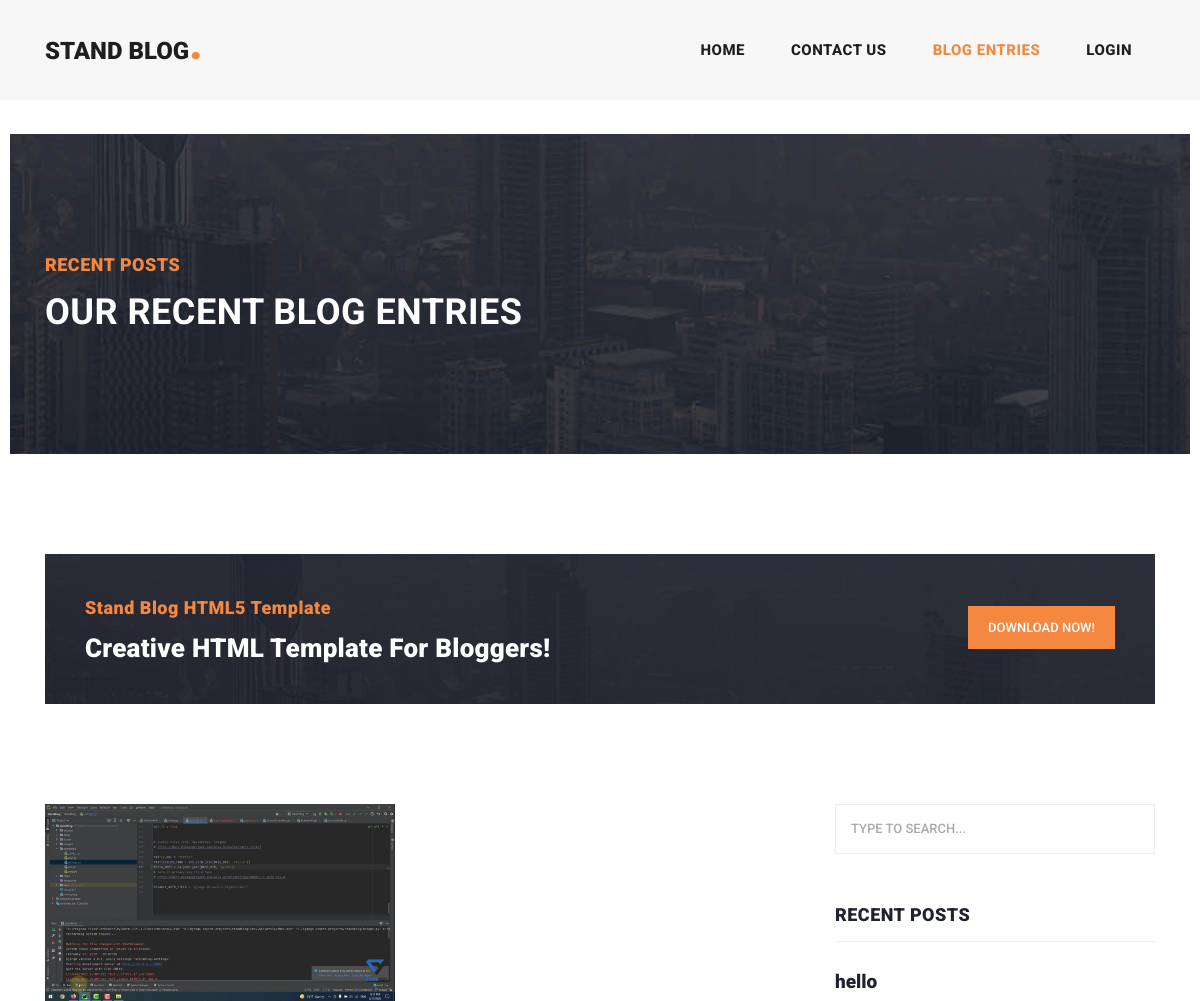
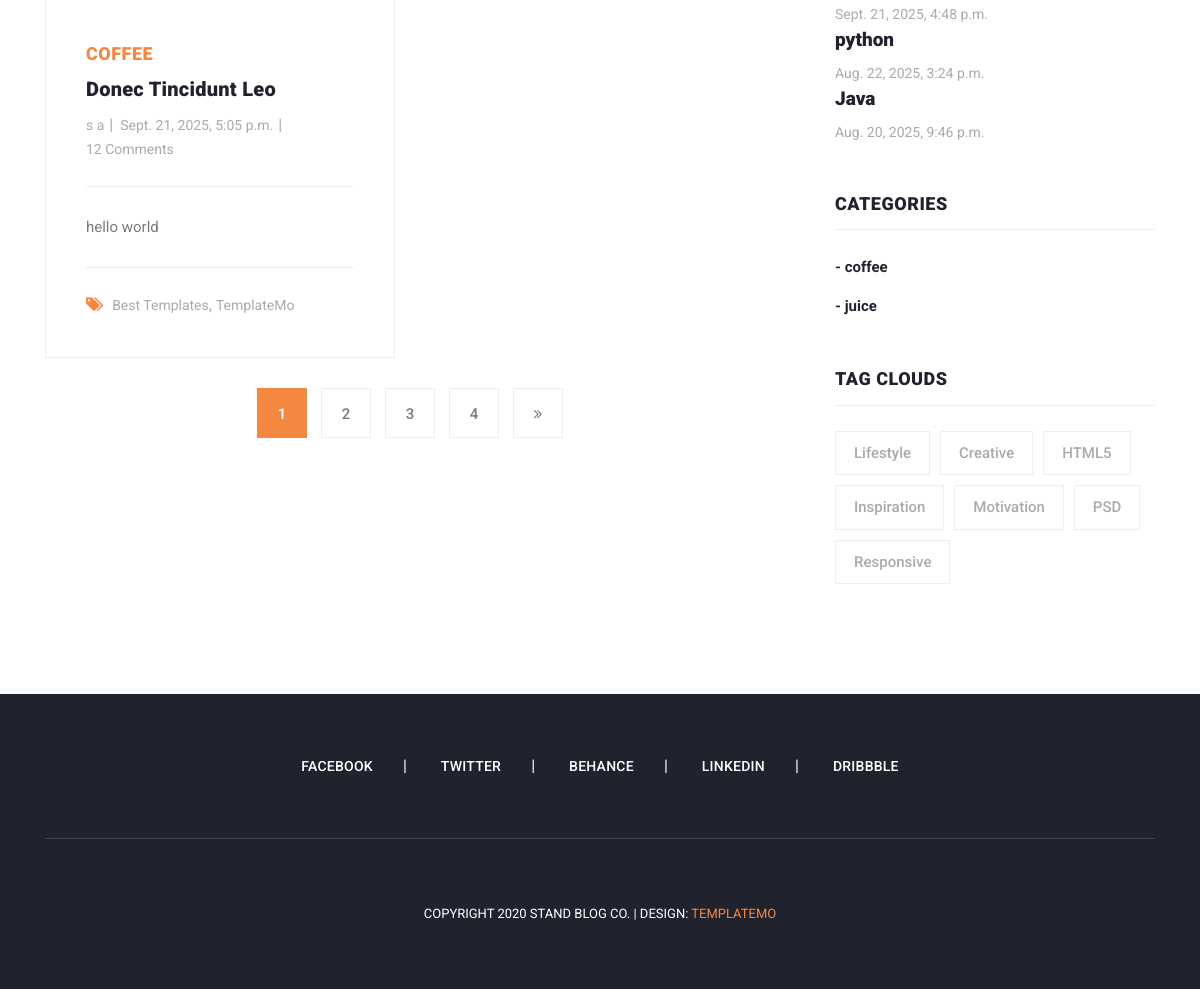
The app's page /blog/list/ with its own data (2 pictures, top to bottom).
### blog/models.py (models this page shows, shortened)
class Article(models.Model):
    Author = models.ForeignKey(User, on_delete=models.CASCADE)
    title = models.CharField(max_length=750, unique_for_date='up_date')
    category = models.ManyToManyField(Category, related_name='category') # ==> we can change 'category' to '+' for reverse access disabling
    body = models.TextField()
    image = models.ImageField(upload_to='Images/ArticlesImage')
    created = models.DateTimeField(auto_now_add=True)
    updated = models.DateTimeField(auto_now=True)
    up_date = models.DateField(timezone.now())
    status = models.BooleanField(default=False)
    objects = models.Manager()  # it must be here if you do custom manager
    custom_object = ArticleManager()
    slug = models.SlugField(null=True, unique=True, blank=True) # Slug Field for using in URLS
    class Meta:
        verbose_name = 'Post'
        verbose_name_plural = 'Posts'
        ordering = ('-created',)
    def get_absolute_url(self):
        return reverse("blog:post_detail", kwargs={"slug": self.slug})  # changed for slug

class Category(models.Model):
    title = models.CharField(max_length=100)
    description = models.CharField(max_length=250)
    created_at = models.DateTimeField(auto_now_add=True)
    def __str__(self):
        return self.title

### blog/views.py (the view)
# urls.py: path('list/', show_posts, name='show_posts') ,
def show_posts(request):
    article = Article.objects.all().order_by('-created')
    page_number = request.GET.get('page')
    paginator = Paginator(article, 1)
    object_list = paginator.get_page(page_number)
    return render(request, 'blog/articles_list.html', context={'articles': object_list})

### context_processor/context_processor.py (called while the page is built)
def recent_post(request):
    recent_posts = Article.objects.order_by('-created')[:3]
    return {'recent_article': recent_posts}

def show_categories(request):
    recent_category = Category.objects.all()[:3]
    return {'category': recent_category}

### blog/templates/blog/articles_list.html (shortened to what this page needs)
{% extends 'base.html' %}
{% load static %}
{% block content %}
    <div class="heading-page header-text">
      <section class="page-heading">
        <div class="container">
          <div class="row">
            <div class="col-lg-12">
              <div class="text-content">
                <h4>Recent Posts</h4>
                <h2>Our Recent Blog Entries</h2>
              </div>
            </div>
          </div>
        </div>
      </section>
    </div>
    <section class="call-to-action">
      <div class="container">
        <div class="row">
          <div class="col-lg-12">
            <div class="main-content">
              <div class="row">
                <div class="col-lg-8">
                  <span>Stand Blog HTML5 Template</span>
                  <h4>Creative HTML Template For Bloggers!</h4>
                </div>
                <div class="col-lg-4">
                  <div class="main-button">
                    <a href="https://templatemo.com/tm-551-stand-blog" target="_parent">Download Now!</a>
                  </div>
                </div>
              </div>
            </div>
          </div>
        </div>
      </div>
    </section>
    <section class="blog-posts grid-system">
      <div class="container">
        <div class="row">
          <div class="col-lg-8">
            <div class="all-blog-posts">
              <div class="row">
                {% for article in articles %}
                    <div class="col-lg-6">
                  <div class="blog-post">
                    <div class="blog-thumb">
                      <img src="{{ article.image.url }}" alt="">
                    </div>
                    <div class="down-content">
                      <span>{{ article.category.all.first }}</span>
                      <a href="{{ article.get_absolute_url }}"><h4>Donec tincidunt leo</h4></a>
                      <ul class="post-info">
                        <li><a href="#">{{ article.Author.get_full_name }}</a></li>
                        <li><a href="#">{{ article.updated }}</a></li>
                        <li><a href="#">12 Comments</a></li>
                      </ul>
                      <p>{{ article.body }}</p>
                      <div class="post-options">
                        <div class="row">
                          <div class="col-lg-12">
                            <ul class="post-tags">
                              <li><i class="fa fa-tags"></i></li>
                              <li><a href="#">Best Templates</a>,</li>
                              <li><a href="#">TemplateMo</a></li>
                            </ul>
                          </div>
                        </div>
                      </div>
                    </div>
                  </div>
                </div>
                {% endfor %}
                <div class="col-lg-12">
                  {% if articles.has_other_pages %}
                    <ul class="page-numbers">
                      {% for i in articles.paginator.page_range %}
                        {% if articles.number == i %}
                          <li class="active"><a href="?page={{ i }}{% if request.GET.q %}&q={{ request.GET.q }}{% endif %}">{{ i }}</a></li>
                        {% else %}
                          <li><a href="?page={{ i }}{% if request.GET.q %}&q={{ request.GET.q }}{% endif %}">{{ i }}</a></li>
                        {% endif %}
                      {% endfor %}
                      {% if articles.has_next %}
                        <li><a href="?page={{ articles.next_page_number }}{% if request.GET.q %}&q={{ request.GET.q }}{% endif %}"><i class="fa fa-angle-double-right"></i></a></li>
                      {% endif %}
                    </ul>
                  {% endif %}
                </div>
              </div>
            </div>
          </div>
          <div class="col-lg-4">
            {% include 'sidebar.html'   %}
          </div>
        </div>
      </div>
    </section>
{% endblock content %}

### templates/sidebar.html
<div class="sidebar">
                    <div class="row">
                        <div class="col-lg-12">
                            <div class="sidebar-item search">
                                <form id="search_form" name="gs" method="GET" action="{% url "blog:search_articles" %}">
                                    <input type="text" name="q" class="searchText" placeholder="type to search..."
                                           autocomplete="on">
                                </form>
                            </div>
                        </div>
                        <div class="col-lg-12">
                            <div class="sidebar-item recent-posts">
                                <div class="sidebar-heading">
                                    <h2>Recent Posts</h2>
                                </div>
                                {% for recent_post in recent_article %}
                                <div class="content">
                                    <ul>
                                        <li><a href="{{ recent_post.get_absolute_url }}">
                                            <h5>{{ recent_post.title }}</h5>
                                            <span>{{ recent_post.created }}</span>
                                        </a></li>
                                    </ul>
                                </div>
                                {% endfor %}
                            </div>
                        </div>
                        <div class="col-lg-12">
                            <div class="sidebar-item categories">
                                <div class="sidebar-heading">
                                    <h2>Categories</h2>
                                </div>
                                <div class="content">
                                    <ul>
                                        {% for cat in category %}
                                            <li><a href="{% url "blog:category" cat.id %}">- {{ cat.title }} </a></li>
                                        {% endfor %}
                                    </ul>
                                </div>
                            </div>
                        </div>
                        <div class="col-lg-12">
                            <div class="sidebar-item tags">
                                <div class="sidebar-heading">
                                    <h2>Tag Clouds</h2>
                                </div>
                                <div class="content">
                                    <ul>
                                        <li><a href="#">Lifestyle</a></li>
                                        <li><a href="#">Creative</a></li>
                                        <li><a href="#">HTML5</a></li>
                                        <li><a href="#">Inspiration</a></li>
                                        <li><a href="#">Motivation</a></li>
                                        <li><a href="#">PSD</a></li>
                                        <li><a href="#">Responsive</a></li>
                                    </ul>
                                </div>
                            </div>
                        </div>
                    </div>
                </div>

### records on screen
Article: image (picture), category.all.first "COFFEE", Author.get_full_name "s a", updated "Sept. 21, 2025, 5:05 p.m.", body "hello world", title "hello", created "Sept. 21, 2025, 4:48 p.m."
Article: title "python", created "Aug. 22, 2025, 3:24 p.m."
Article: title "Java", created "Aug. 20, 2025, 9:46 p.m."
Category: title "coffee"
Category: title "juice"

### other values on screen
{{ i }} "1"
{{ i }} "2" "3" "4"
